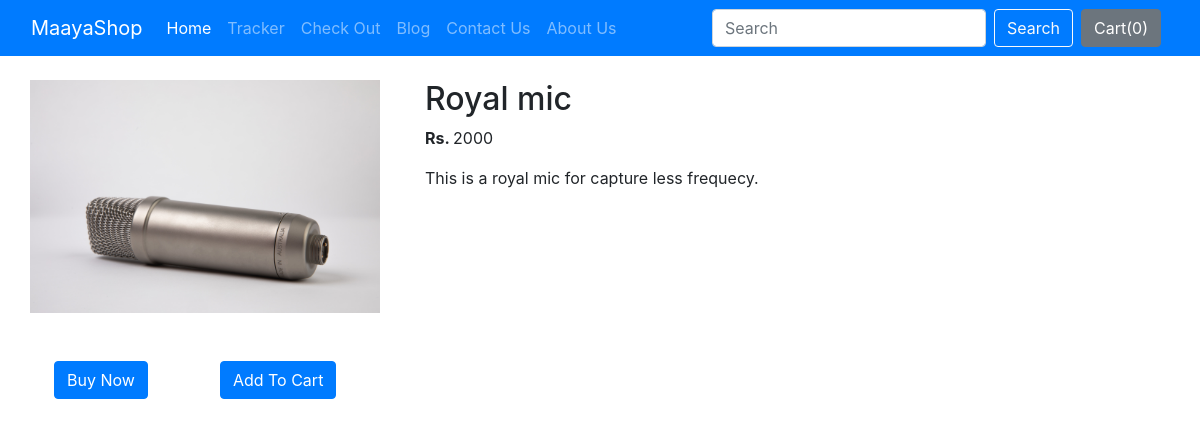
Page /shop/productview/4 on the committed database.
### shop/models.py (models this page shows, shortened)
class Product(models.Model):
    product_id = models.AutoField
    product_name = models.CharField(max_length=200)
    category = models.CharField(max_length=50, default="")
    subcategory = models.CharField(max_length=50, default="")
    product_desc = models.TextField(max_length=10000)
    product_price = models.IntegerField(default=0)
    product_image = models.ImageField(upload_to="shop/images", default="")
    publish_date = models.DateField()

### shop/views.py (the view)
# urls.py: path('productview/<int:pid>', views.productview, name="ProductView"),
def productview(request, pid):
    product = Product.objects.filter(id=pid)
    return render(request, 'shop/productview.html', {'product': product[0]})

### shop/templates/shop/productview.html (shortened to what this page needs)
{% extends 'shop/basic.html' %}
{% block body %}
<div class="container my-4">
    <div class="row">
        <div class="col-md-4">
            <div class="row">
                <img src="/media/{{product.product_image}}" height="auto" width="350px">
            </div>
            <div class="row my-5">
                <button class="btn btn-primary mx-4">Buy Now</button>
                <button class="btn btn-primary mx-5">Add To Cart</button>
            </div>
        </div>
        <div class="col-md-8">
            <h2>{{product.product_name}}</h2>
            <p><b>Rs. </b>{{product.product_price}}</p>
            <p>{{product.product_desc}}</p>
        </div>
    </div>
</div>
{% endblock %}

### rows in the picture
Product: product_image (picture), product_name "Royal mic", product_price "2000", product_desc "This is a royal mic for capture less frequecy."
